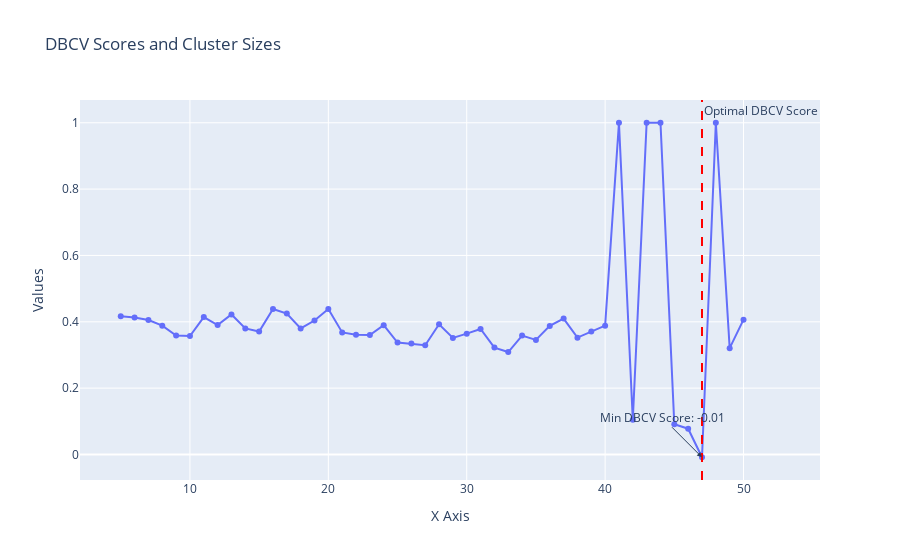

Notebook cell for this chart:
### Code cell
x = np.arange(5, 51, 1)
plot_dbcv_plot(x, dbcv_scores, numberOClusters)

### Figure 1 — Plotly figure (JSON) as saved in the notebook; plotly's stock layout.template omitted (floating-point values rounded to 4 significant figures)
{"data": [{"mode": "lines+markers", "name": "DBCV Scores", "type": "scatter", "x": [5, 6, 7, 8, 9, 10, 11, 12, 13, 14, 15, 16, 17, 18, 19, 20, 21, 22, 23, 24, 25, 26, 27, 28, 29, 30, 31, 32, 33, 34, 35, 36, 37, 38, 39, 40, 41, 42, 43, 44, 45, 46, 47, 48, 49, 50], "y": [0.4166, 0.4131, 0.4052, 0.3884, 0.3586, 0.3572, 0.4143, 0.3902, 0.4221, 0.3799, 0.3707, 0.4385, 0.4248, 0.38, 0.4039, 0.4386, 0.3679, 0.3608, 0.3601, 0.3897, 0.3372, 0.3342, 0.3293, 0.3924, 0.3514, 0.3643, 0.3783, 0.3221, 0.3088, 0.3583, 0.3454, 0.3876, 0.4096, 0.3523, 0.3711, 0.3883, 1, 0.1046, 1, 1, 0.09128, 0.07774, -0.008357, 1, 0.3205, 0.4065]}], "layout": {"annotations": [{"showarrow": false, "text": "Optimal DBCV Score", "x": 47, "xanchor": "left", "xref": "x", "y": 1, "yanchor": "top", "yref": "y domain"}, {"arrowhead": 2, "ax": -40, "ay": -40, "showarrow": true, "text": "Min DBCV Score: -0.01", "x": 47, "y": -0.008357}], "legend": {"title": {"text": "Legend"}}, "shapes": [{"line": {"color": "red", "dash": "dash"}, "type": "line", "x0": 47, "x1": 47, "xref": "x", "y0": 0, "y1": 1, "yref": "y domain"}], "title": {"text": "DBCV Scores and Cluster Sizes"}, "xaxis": {"title": {"text": "X Axis"}}, "yaxis": {"title": {"text": "Values"}}}}
